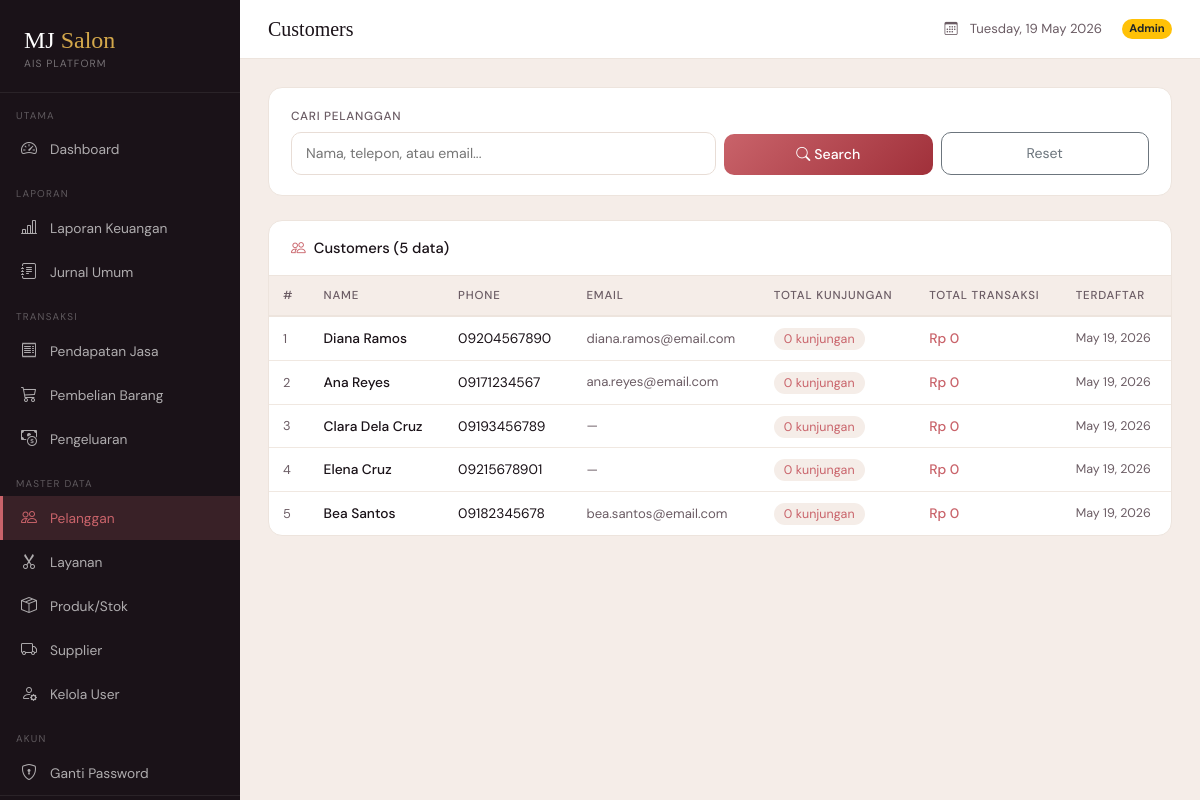
The page /admin/customers.php (signed in) on the database its author committed.
### tables this page shows
CREATE TABLE customers (
    id          INT AUTO_INCREMENT PRIMARY KEY,
    name        VARCHAR(100) NOT NULL,
    phone       VARCHAR(20)  NOT NULL,
    email       VARCHAR(100),
    created_at  TIMESTAMP DEFAULT CURRENT_TIMESTAMP
);

### admin/customers.php (the view, shortened to what this page needs)
<?php
$conn = db_connect();
$search = trim($_GET['q'] ?? '');
if ($search !== '') {
    $like = "%$search%";
    $stmt = $conn->prepare("
        SELECT c.*, COUNT(t.id) AS txn_count, COALESCE(SUM(t.total_amount),0) AS lifetime_value
        FROM customers c
        LEFT JOIN transactions t ON t.customer_id = c.id AND t.status='completed'
        WHERE c.name LIKE ? OR c.phone LIKE ? OR c.email LIKE ?
        GROUP BY c.id ORDER BY c.name
    ");
    $stmt->bind_param('sss', $like, $like, $like);
} else {
    $stmt = $conn->prepare("
        SELECT c.*, COUNT(t.id) AS txn_count, COALESCE(SUM(t.total_amount),0) AS lifetime_value
        FROM customers c
        LEFT JOIN transactions t ON t.customer_id = c.id AND t.status='completed'
        GROUP BY c.id ORDER BY c.created_at DESC
    ");
}
$stmt->execute();
$customers = $stmt->get_result()->fetch_all(MYSQLI_ASSOC);
require_once __DIR__ . '/../includes/navbar.php';
?>
<div class="section-card mb-4">
  <div class="section-card-body">
    <form method="GET" class="row g-2 align-items-end">
      <div class="col-md-6">
        <label class="ais-label">Cari Pelanggan</label>
        <input type="text" name="q" class="ais-input" placeholder="Nama, telepon, atau email..."
               value="<?= htmlspecialchars($search) ?>">
      </div>
      <div class="col-md-3">
        <button type="submit" class="btn-rose w-100" style="padding:10px;">
          <i class="bi bi-search me-1"></i>Search
        </button>
      </div>
      <div class="col-md-3">
        <a href="customers.php" class="btn btn-outline-secondary w-100" style="border-radius:10px;padding:10px;font-size:0.88rem;">Reset</a>
      </div>
    </form>
  </div>
</div>
<div class="section-card">
  <div class="section-card-header">
    <span class="section-title"><i class="bi bi-people me-2" style="color:var(--rose)"></i>Customers (<?= count($customers) ?> data)</span>
  </div>
  <div style="overflow-x:auto;">
    <table class="ais-table">
      <thead>
        <tr><th>#</th><th>Name</th><th>Phone</th><th>Email</th><th>Total Kunjungan</th><th>Total Transaksi</th><th>Terdaftar</th></tr>
      </thead>
      <tbody>
        <?php foreach ($customers as $i => $c): ?>
        <tr>
          <td style="color:var(--muted);font-size:0.8rem;"><?= $i+1 ?></td>
          <td style="font-weight:500;"><?= htmlspecialchars($c['name']) ?></td>
          <td><?= htmlspecialchars($c['phone']) ?></td>
          <td style="color:var(--muted);font-size:0.82rem;"><?= htmlspecialchars($c['email'] ?: '—') ?></td>
          <td>
            <span style="background:#f5ede8;color:var(--rose);padding:3px 10px;border-radius:20px;font-size:0.78rem;">
              <?= $c['txn_count'] ?> kunjungan
            </span>
          </td>
          <td style="font-weight:500;color:var(--rose);">Rp <?= number_format($c['lifetime_value'], 0, ',', '.') ?></td>
          <td style="font-size:0.78rem;color:var(--muted);"><?= date('M j, Y', strtotime($c['created_at'])) ?></td>
        </tr>
        <?php endforeach; ?>
      </tbody>
    </table>
  </div>
</div>
<?php require_once __DIR__ . '/../includes/footer.php'; ?>

### assets/css/custom.css (style rules this page uses)
*, *::before, *::after { box-sizing: border-box; }
.ais-table tbody tr { transition: background 0.1s; }

### includes/navbar.php (style rules this page uses)
:root { --sidebar-bg: #1a1218; --sidebar-w: 240px; --rose: #c9636a; --gold: #d4a84b; --cream: #fdf8f2; --muted: #6b5c64; --card-bg: #ffffff; --page-bg: #f5ede8; }
body { font-family: 'DM Sans', sans-serif; background: var(--page-bg); margin: 0; min-height: 100vh; }
.ais-table { width: 100%; border-collapse: collapse; font-size: 0.86rem; }
.ais-table thead th { background: #f5ede8; color: var(--muted); text-transform: uppercase; font-size: 0.72rem; letter-spacing: 0.07em; padding: 11px 14px; border-bottom: 2px solid #ede4dd; font-weight: 500; }
.ais-table tbody td { padding: 11px 14px; border-bottom: 1px solid #f0e8e1; color: #1a1218; }
.ais-table tbody tr:last-child td { border-bottom: none; }
.section-card { background: #fff; border-radius: 14px; border: 1px solid #ede4dd; overflow: hidden; }
.section-card-header { padding: 16px 22px; border-bottom: 1px solid #ede4dd; display: flex; align-items: center; justify-content: space-between; }
.section-card-header .section-title { font-weight: 500; font-size: 0.92rem; color: #1a1218; }
.section-card-body { padding: 20px 22px; }
.ais-input { border: 1.5px solid #e8ddd6; border-radius: 10px; padding: 10px 14px; font-size: 0.88rem; color: #1a1218; background: #fff; width: 100%; transition: border-color .2s; }
.ais-label { font-size: 0.74rem; font-weight: 500; letter-spacing: 0.06em; text-transform: uppercase; color: var(--muted); margin-bottom: 6px; display: block; }
.btn-rose { background: linear-gradient(135deg, var(--rose), #a0303a); color: #fff; border: none; border-radius: 10px; padding: 10px 22px; font-size: 0.88rem; font-weight: 500; cursor: pointer; transition: opacity .2s, transform .1s; }

### rows shown on the page
customers: name "Diana Ramos", phone "09204567890", email "diana.ramos@email.com", txn_count "0", lifetime_value "0", created_at "May 19, 2026"
customers: name "Ana Reyes", phone "09171234567", email "ana.reyes@email.com", txn_count "0", lifetime_value "0", created_at "May 19, 2026"
customers: name "Clara Dela Cruz", phone "09193456789", email "—", txn_count "0", lifetime_value "0", created_at "May 19, 2026"
customers: name "Elena Cruz", phone "09215678901", email "—", txn_count "0", lifetime_value "0", created_at "May 19, 2026"
customers: name "Bea Santos", phone "09182345678", email "bea.santos@email.com", txn_count "0", lifetime_value "0", created_at "May 19, 2026"

### other values the page prints
$page_title "Customers"
count($customers) "5"
